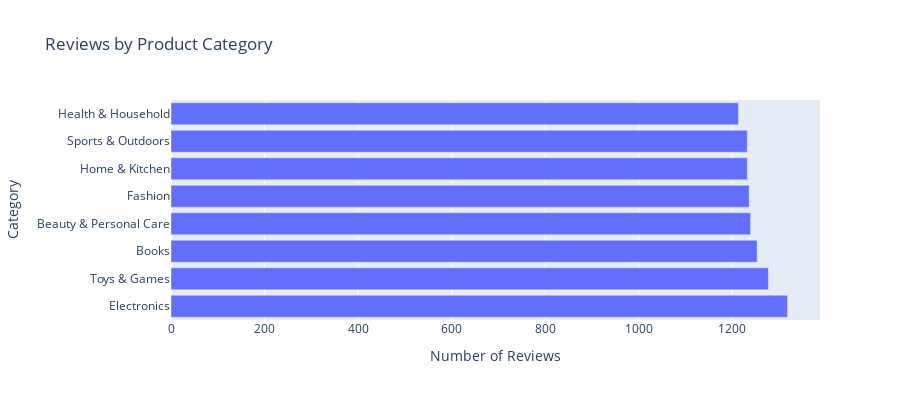
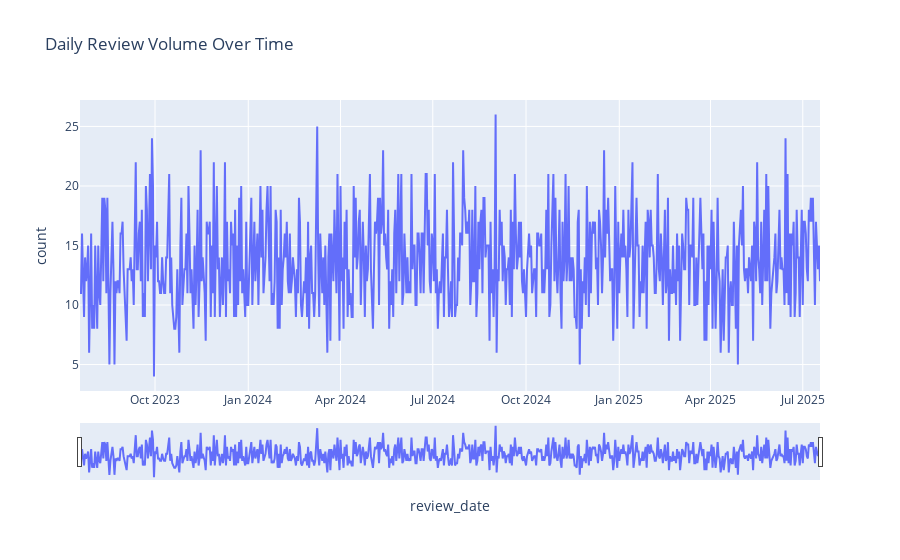

Notebook cell for these charts, in order:
### Code cell
# Data Exploration - Customer Feedback Analytics
# This notebook explores the customer review dataset to understand patterns, distributions, and data quality issues.

# Import libraries
import pandas as pd
import numpy as np
import matplotlib.pyplot as plt
import seaborn as sns
import plotly.express as px
from datetime import datetime
import warnings
warnings.filterwarnings('ignore')

# Set display options
pd.set_option('display.max_columns', None)
pd.set_option('display.max_colwidth', 100)
plt.style.use('seaborn-v0_8-darkgrid')

print("Libraries loaded successfully!")

# 1. Load Data
df = pd.read_csv('../data/raw/customer_reviews.csv')
print(f"Dataset shape: {df.shape}")
print(f"Columns: {df.columns.tolist()}")

# Display first few rows
display(df.head())

# Data types and missing values
df.info()

# 2. Basic Statistics
# Numerical statistics
display(df.describe())

# Categorical statistics
categorical_cols = ['category', 'true_sentiment', 'verified_purchase']
for col in categorical_cols:
    print(f"\n{col} distribution:")
    print(df[col].value_counts())

# 3. Data Quality Analysis
# Check for missing values
missing_values = df.isnull().sum()
missing_percentage = (missing_values / len(df)) * 100

missing_df = pd.DataFrame({
    'Missing Count': missing_values,
    'Percentage': missing_percentage
})
display(missing_df[missing_df['Missing Count'] > 0])

# Check for duplicates
duplicates = df.duplicated().sum()
print(f"Number of duplicate rows: {duplicates}")

# Check for duplicate review texts
duplicate_reviews = df['review_text'].duplicated().sum()
print(f"Number of duplicate review texts: {duplicate_reviews}")

# Review length analysis
df['review_length'] = df['review_text'].str.len()
df['word_count'] = df['review_text'].str.split().str.len()

print(f"Review length statistics:")
display(df[['review_length', 'word_count']].describe())

# 4. Distribution Analysis
# Rating distribution
fig, axes = plt.subplots(1, 2, figsize=(12, 5))

# Bar plot
rating_counts = df['rating'].value_counts().sort_index()
axes[0].bar(rating_counts.index, rating_counts.values, color='skyblue', edgecolor='black')
axes[0].set_xlabel('Rating')
axes[0].set_ylabel('Count')
axes[0].set_title('Rating Distribution')

# Pie chart
axes[1].pie(rating_counts.values, labels=rating_counts.index, autopct='%1.1f%%', startangle=90)
axes[1].set_title('Rating Proportion')

plt.tight_layout()
plt.show()

# Sentiment distribution
sentiment_counts = df['true_sentiment'].value_counts()

plt.figure(figsize=(8, 6))
colors = {'positive': '#2ECC71', 'negative': '#E74C3C', 'neutral': '#95A5A6'}
bar_colors = [colors.get(x, 'gray') for x in sentiment_counts.index]

bars = plt.bar(sentiment_counts.index, sentiment_counts.values, color=bar_colors, edgecolor='black')
plt.xlabel('Sentiment')
plt.ylabel('Count')
plt.title('True Sentiment Distribution')

# Add value labels on bars
for bar in bars:
    height = bar.get_height()
    plt.text(bar.get_x() + bar.get_width()/2., height,
             f'{int(height)}\n({height/len(df)*100:.1f}%)',
             ha='center', va='bottom')

plt.show()

# Category distribution
category_counts = df['category'].value_counts()
fig = px.bar(x=category_counts.values, y=category_counts.index, orientation='h',
             labels={'x': 'Number of Reviews', 'y': 'Category'},
             title='Reviews by Product Category')
fig.update_layout(height=400)
fig.show()

# 5. Temporal Analysis
# Convert date column
df['review_date'] = pd.to_datetime(df['review_date'])

# Reviews over time
daily_reviews = df.groupby(df['review_date'].dt.date).size().reset_index(name='count')
daily_reviews['review_date'] = pd.to_datetime(daily_reviews['review_date'])

fig = px.line(daily_reviews, x='review_date', y='count',
              title='Daily Review Volume Over Time')
fig.update_layout(xaxis=dict(rangeslider=dict(visible=True)))
fig.show()

# Day of week analysis
df['dayofweek'] = df['review_date'].dt.day_name()
df['hour'] = df['review_date'].dt.hour

# Reviews by day of week
day_order = ['Monday', 'Tuesday', 'Wednesday', 'Thursday', 'Friday', 'Saturday', 'Sunday']
dayofweek_counts = df['dayofweek'].value_counts().reindex(day_order)

plt.figure(figsize=(10, 6))
plt.bar(dayofweek_counts.index, dayofweek_counts.values, color='lightcoral')
plt.xlabel('Day of Week')
plt.ylabel('Number of Reviews')
plt.title('Reviews by Day of Week')
plt.xticks(rotation=45)
plt.show()

# 6. Relationship Analysis
# Rating vs Sentiment
rating_sentiment = pd.crosstab(df['rating'], df['true_sentiment'])
fig, ax = plt.subplots(figsize=(10, 6))
rating_sentiment.plot(kind='bar', stacked=True, 
                     color=[colors.get(x, 'gray') for x in rating_sentiment.columns],
                     ax=ax)
ax.set_xlabel('Rating')
ax.set_ylabel('Count')
ax.set_title('Rating vs True Sentiment Distribution')
ax.legend(title='Sentiment')
plt.xticks(rotation=0)
plt.show()

# Verified purchase analysis
verified_stats = df.groupby(['verified_purchase', 'true_sentiment']).size().unstack(fill_value=0)
fig, axes = plt.subplots(1, 2, figsize=(12, 5))

# Stacked bar chart
verified_stats.T.plot(kind='bar', ax=axes[0], 
                      color=['lightblue', 'lightgreen'])
axes[0].set_xlabel('Sentiment')
axes[0].set_ylabel('Count')
axes[0].set_title('Sentiment by Verification Status')
axes[0].legend(['Not Verified', 'Verified'])

# Average rating by verification status
avg_rating_by_verified = df.groupby('verified_purchase')['rating'].mean()
axes[1].bar(avg_rating_by_verified.index, avg_rating_by_verified.values,
           color=['salmon', 'lightgreen'])
axes[1].set_xlabel('Verified Purchase')
axes[1].set_ylabel('Average Rating')
axes[1].set_title('Average Rating by Verification Status')
axes[1].set_ylim(0, 5)

plt.tight_layout()
plt.show()

# 7. Text Analysis
# Review length by sentiment
fig, axes = plt.subplots(1, 2, figsize=(12, 5))

# Box plot
df.boxplot(column='word_count', by='true_sentiment', ax=axes[0])
axes[0].set_xlabel('Sentiment')
axes[0].set_ylabel('Word Count')
axes[0].set_title('Review Length by Sentiment')

# Violin plot
sentiment_order = ['negative', 'neutral', 'positive']
for i, sentiment in enumerate(sentiment_order):
    data = df[df['true_sentiment'] == sentiment]['word_count']
    axes[1].violinplot([data], positions=[i], showmeans=True)

axes[1].set_xticks(range(len(sentiment_order)))
axes[1].set_xticklabels(sentiment_order)
axes[1].set_xlabel('Sentiment')
axes[1].set_ylabel('Word Count')
axes[1].set_title('Review Length Distribution by Sentiment')

plt.tight_layout()
plt.show()

# Most common words in reviews
from collections import Counter
import re

def get_common_words(text_series, n=20):
    """Extract most common words from text series"""
    all_text = ' '.join(text_series.dropna().astype(str)).lower()
    words = re.findall(r'\b\w+\b', all_text)
    # Filter out short words
    words = [w for w in words if len(w) > 3]
    return Counter(words).most_common(n)

# Common words by sentiment
for sentiment in ['positive', 'negative', 'neutral']:
    sentiment_reviews = df[df['true_sentiment'] == sentiment]['review_text']
    common_words = get_common_words(sentiment_reviews, 15)
    print(f"\nTop 15 words in {sentiment} reviews:")
    for word, count in common_words:
        print(f"  {word}: {count}")

# 8. Correlation Analysis
# Create numerical encoding for categorical variables
df_encoded = df.copy()
df_encoded['sentiment_numeric'] = df_encoded['true_sentiment'].map(
    {'negative': -1, 'neutral': 0, 'positive': 1}
)
df_encoded['verified_numeric'] = df_encoded['verified_purchase'].astype(int)

# Select numerical columns for correlation
corr_columns = ['rating', 'helpful_count', 'review_length', 'word_count', 
                'sentiment_numeric', 'verified_numeric']
correlation_matrix = df_encoded[corr_columns].corr()

# Plot correlation heatmap
plt.figure(figsize=(10, 8))
sns.heatmap(correlation_matrix, annot=True, cmap='coolwarm', center=0,
            square=True, linewidths=1, cbar_kws={"shrink": 0.8})
plt.title('Feature Correlation Matrix')
plt.tight_layout()
plt.show()

# 9. Summary Insights
print("=== DATA EXPLORATION SUMMARY ===")
print(f"\nDataset Overview:")
print(f"- Total reviews: {len(df):,}")
print(f"- Date range: {df['review_date'].min().date()} to {df['review_date'].max().date()}")
print(f"- Number of products: {df['product_id'].nunique()}")
print(f"- Number of categories: {df['category'].nunique()}")

print(f"\nRating Distribution:")
print(f"- Average rating: {df['rating'].mean():.2f}")
print(f"- Most common rating: {df['rating'].mode()[0]}")

print(f"\nSentiment Distribution:")
for sentiment, count in df['true_sentiment'].value_counts().items():
    print(f"- {sentiment}: {count} ({count/len(df)*100:.1f}%)")

print(f"\nReview Characteristics:")
print(f"- Average review length: {df['word_count'].mean():.1f} words")
print(f"- Verified purchases: {df['verified_purchase'].sum()} ({df['verified_purchase'].mean()*100:.1f}%)")

print(f"\nCategory Performance:")
category_ratings = df.groupby('category')['rating'].agg(['mean', 'count'])
best_category = category_ratings['mean'].idxmax()
worst_category = category_ratings['mean'].idxmin()
print(f"- Best rated category: {best_category} ({category_ratings.loc[best_category, 'mean']:.2f})")
print(f"- Worst rated category: {worst_category} ({category_ratings.loc[worst_category, 'mean']:.2f})")

print(f"\nData Quality:")
print(f"- Missing values: {df.isnull().sum().sum()}")
print(f"- Duplicate rows: {duplicates}")
print(f"- Duplicate reviews: {duplicate_reviews}")

# 10. Save Exploration Results
exploration_stats = {
    'total_reviews': len(df),
    'date_range': f"{df['review_date'].min().date()} to {df['review_date'].max().date()}",
    'avg_rating': df['rating'].mean(),
    'sentiment_distribution': df['true_sentiment'].value_counts().to_dict(),
    'category_performance': category_ratings.to_dict(),
    'avg_review_length': df['word_count'].mean(),
    'verified_percentage': df['verified_purchase'].mean() * 100
}

# Save to file
import json
import os
if not os.path.exists('../results'):
    os.makedirs('../results')
with open('../results/exploration_stats.json', 'w') as f:
    json.dump(exploration_stats, f, indent=2, default=str)

print("Exploration statistics saved to results/exploration_stats.json")

### Figure 1 — Plotly figure (JSON) as saved in the notebook; plotly's stock layout.template omitted (floating-point values rounded to 4 significant figures)
{"data": [{"hovertemplate": "Number of Reviews=%{x}<br>Category=%{y}<extra></extra>", "legendgroup": "", "marker": {"color": "#636efa", "pattern": {"shape": ""}}, "name": "", "orientation": "h", "showlegend": false, "textposition": "auto", "type": "bar", "x": [1318, 1277, 1253, 1239, 1236, 1232, 1232, 1213], "xaxis": "x", "y": ["Electronics", "Toys & Games", "Books", "Beauty & Personal Care", "Fashion", "Home & Kitchen", "Sports & Outdoors", "Health & Household"], "yaxis": "y"}], "layout": {"barmode": "relative", "height": 400, "legend": {"tracegroupgap": 0}, "title": {"text": "Reviews by Product Category"}, "xaxis": {"anchor": "y", "domain": [0, 1], "title": {"text": "Number of Reviews"}}, "yaxis": {"anchor": "x", "domain": [0, 1], "title": {"text": "Category"}}}}

### Figure 2 — Plotly figure (JSON) as saved in the notebook; plotly's stock layout.template omitted (floating-point values rounded to 4 significant figures; data arrays with more than 128 entries replaced by an {"elided": "..."} marker saying what was removed)
{"data": [{"hovertemplate": "review_date=%{x}<br>count=%{y}<extra></extra>", "legendgroup": "", "line": {"color": "#636efa", "dash": "solid"}, "marker": {"symbol": "circle"}, "mode": "lines", "name": "", "orientation": "v", "showlegend": false, "type": "scatter", "x": {"elided": "731 str values"}, "xaxis": "x", "y": {"elided": "731 int values"}, "yaxis": "y"}], "layout": {"legend": {"tracegroupgap": 0}, "title": {"text": "Daily Review Volume Over Time"}, "xaxis": {"anchor": "y", "domain": [0, 1], "rangeslider": {"visible": true}, "title": {"text": "review_date"}}, "yaxis": {"anchor": "x", "domain": [0, 1], "title": {"text": "count"}}}}
